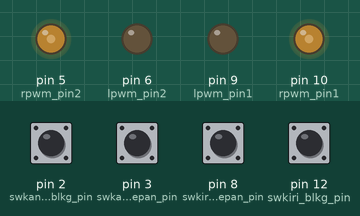
A sketch run on a simulated Arduino Nano, built with avr-gcc and run on an emulated ATmega328P. On the bench: output pins drawn as LEDs (lit = HIGH). The inputs (shaded band) are chosen by the test bench; at power-on: pin 2 (swkanan_blkg_pin), pin 3 (swkanan_depan_pin), pin 8 (swkiri_depan_pin), pin 12 (swkiri_blkg_pin) HIGH.

Above: at 1.2 s.
1.3 s: pin 3 (swkanan_depan_pin) pulled LOW for 0.15 s
At 1.42 s:
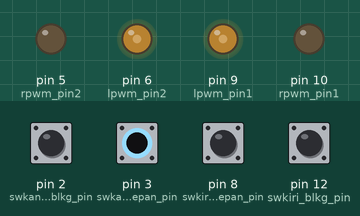
Timing chart, 0 to 4.3 s (numbered marks = the images above; inputs shaded):
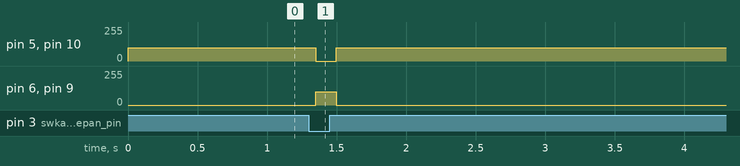

Measured:
- after the input at 1.3 s, pin 5 (rpwm_pin2), pin 10 (rpwm_pin1): 100/255 → 0/255 after 0.05 s, → 100/255 0.15 s later; pin 6 (lpwm_pin2), pin 9 (lpwm_pin1): 0/255 → 100/255 after 0.05 s, → 0/255 0.15 s later

The sketch:

bolak_balik_nano.ino
```cpp
#include <ezButton.h>

#define rpwm_pin1 10  //kiri
#define lpwm_pin1 9   //kiri

#define rpwm_pin2 5  //kanan
#define lpwm_pin2 6  //kanan

ezButton swkanan_depan_pin(3);
ezButton swkanan_blkg_pin(2);
ezButton swkiri_depan_pin(8);
ezButton swkiri_blkg_pin(12);

int pwm = 100;

void putarkanan(int lpwm_pin, int rpwm_pin) {
  analogWrite(lpwm_pin, pwm);
  analogWrite(rpwm_pin, 0);
}

void putarkiri(int lpwm_pin, int rpwm_pin) {
  analogWrite(lpwm_pin, 0);
  analogWrite(rpwm_pin, pwm);
}
void berhenti(int lpwm_pin, int rpwm_pin) {
  analogWrite(lpwm_pin, 0);
  analogWrite(rpwm_pin, 0);
}

void setup() {
  // put your setup code here, to run once:
  pinMode(rpwm_pin1, OUTPUT);
  pinMode(lpwm_pin1, OUTPUT);
  pinMode(rpwm_pin2, OUTPUT);
  pinMode(lpwm_pin2, OUTPUT);
  Serial.begin(9600);  //start Serial in case we need to print debugging info
  //pinMode(ledPin, OUTPUT);

  swkanan_depan_pin.setDebounceTime(50);
  swkanan_blkg_pin.setDebounceTime(50);
  swkiri_depan_pin.setDebounceTime(50);
  swkiri_blkg_pin.setDebounceTime(50);
  putarkiri(lpwm_pin2, rpwm_pin2);
  putarkiri(lpwm_pin1, rpwm_pin1);
}

int swkanan_depan_val;
int swkanan_blkg_val;
int swkiri_depan_val;
int swkiri_blkg_val;


void loop() {
  // put your main code here, to run repeatedly:
  swkanan_depan_pin.loop();
  swkanan_blkg_pin.loop();
  swkiri_depan_pin.loop();
  swkiri_blkg_pin.loop();
  swkanan_depan_val = swkanan_depan_pin.getState();
  swkanan_blkg_val = swkanan_blkg_pin.getState();
  swkiri_depan_val = swkiri_depan_pin.getState();
  swkiri_blkg_val = swkiri_blkg_pin.getState();

  if (swkanan_depan_val == 1 && swkiri_depan_val == 1) {
    putarkiri(lpwm_pin1, rpwm_pin1);
    putarkiri(lpwm_pin2, rpwm_pin2);
  }

  else if(swkanan_blkg_val == 1 && swkiri_blkg_val == 1){
    putarkanan(lpwm_pin1, rpwm_pin1);
    putarkanan(lpwm_pin2, rpwm_pin2);
  }
}
```
